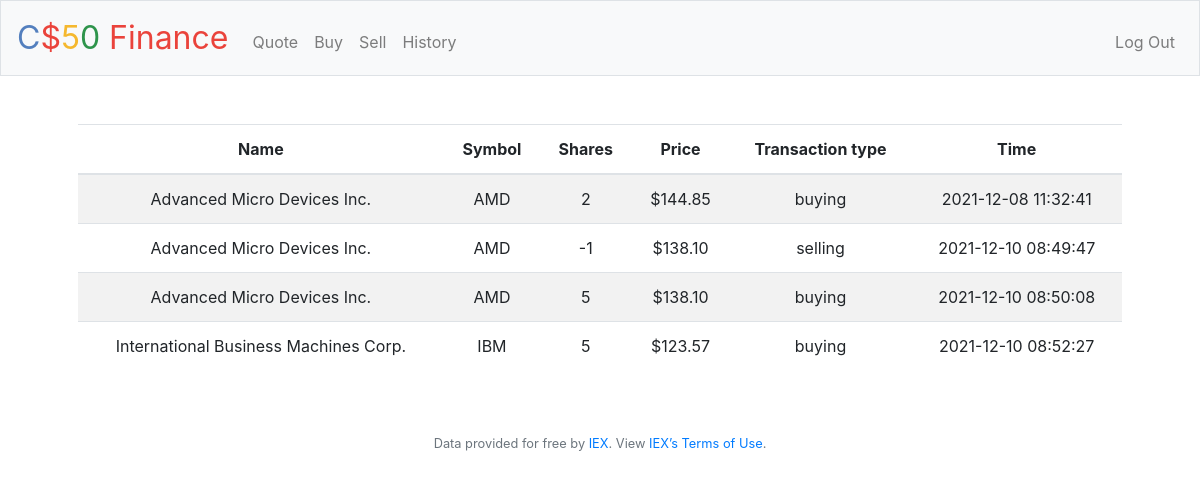
Screenshot of /history (signed in) with the database file from the repository.
### tables this page shows
CREATE TABLE purchases (id INTEGER PRIMARY KEY, user_id INTEGER, stock_name TEXT, stock_symbol TEXT, stock_amount INTEGER, stock_price REAL, time TEXT, FOREIGN KEY(user_id) REFERENCES users (id));

### application.py (the view)
@app.route("/history")
@login_required
def history():
    purchases = db.execute("SELECT * FROM purchases")
    return render_template("history.html", purchases=purchases)

### application.py (called while the page is built)
@app.after_request
def after_request(response):
    response.headers["Cache-Control"] = "no-cache, no-store, must-revalidate"
    response.headers["Expires"] = 0
    response.headers["Pragma"] = "no-cache"
    return response

### helpers.py (called while the page is built)
def login_required(f):
    @wraps(f)
    def decorated_function(*args, **kwargs):
        if session.get("user_id") is None:
            return redirect("/login")
        return f(*args, **kwargs)
    return decorated_function

def usd(value):
    return f"${value:,.2f}"

### templates/history.html (shortened to what this page needs)
{% extends "layout.html" %}
{% block main %}
    <table class="table table-striped">
        <thead>
            <tr>
                <th>Name</th><th>Symbol</th><th>Shares</th><th>Price</th><th>Transaction type</th><th>Time</th>
            </tr>
        </thead>
        <tbody>
            {% for i in purchases %}
                <tr>
                    <td>{{ i["stock_name"] }}</td><td>{{ i["stock_symbol"] }}</td><td>{{ i["stock_amount"] }}</td><td>{{ i["stock_price"] | usd }}</td>
                    <td>{{ "buying" if i["stock_amount"]>0 else "selling" }}</td><td>{{ i["time"] }}</td>
                </tr>
            {% endfor %}
        </tbody>
    </table>
{% endblock %}

### templates/layout.html (shortened to what this page needs)
<!DOCTYPE html>
<html lang="en">
    <head>
        <link rel="stylesheet" href="https://cdn.jsdelivr.net/npm/bootstrap@4.5.3/dist/css/bootstrap.min.css">
        <link href="/static/styles.css" rel="stylesheet">
    </head>
    <body>
        <nav class="navbar navbar-expand-md navbar-light bg-light border">
            <a class="navbar-brand" href="/"><span class="blue">C</span><span class="red">$</span><span class="yellow">5</span><span class="green">0</span> <span class="red">Finance</span></a>
            <div class="collapse navbar-collapse" id="navbar">
                {% if session.user_id %}
                    <ul class="navbar-nav mr-auto mt-2">
                        <li class="nav-item"><a class="nav-link" href="/quote">Quote</a></li>
                        <li class="nav-item"><a class="nav-link" href="/buy">Buy</a></li>
                        <li class="nav-item"><a class="nav-link" href="/sell">Sell</a></li>
                        <li class="nav-item"><a class="nav-link" href="/history">History</a></li>
                    </ul>
                    <ul class="navbar-nav ml-auto mt-2">
                        <li class="nav-item"><a class="nav-link" href="/logout">Log Out</a></li>
                    </ul>
                {% else %}
                    <ul class="navbar-nav ml-auto mt-2">
                        <li class="nav-item"><a class="nav-link" href="/register">Register</a></li>
                        <li class="nav-item"><a class="nav-link" href="/login">Log In</a></li>
                    </ul>
                {% endif %}
            </div>
        </nav>
        <main class="container p-5">
            {% block main %}{% endblock %}
        </main>
        <footer class="small text-center text-muted">
            Data provided for free by <a href="https://iextrading.com/developer">IEX</a>. View <a href="https://iextrading.com/api-exhibit-a/">IEX’s Terms of Use</a>.
        </footer>
    </body>
</html>

### static/styles.css (style rules this page uses)
nav .navbar-brand { font-size: xx-large; }
nav .navbar-brand .blue { color: #537fbe; }
nav .navbar-brand .red { color: #ea433b; }
nav .navbar-brand .yellow { color: #f5b82e; }
nav .navbar-brand .green { color: #2e944b; }
main { overflow-x: auto; text-align: center; }

### rows the page displays
purchases: stock_name "Advanced Micro Devices Inc.", stock_symbol "AMD", stock_amount "2", stock_price "$144.85", stock_amount "buying", time "2021-12-08 11:32:41"
purchases: stock_name "Advanced Micro Devices Inc.", stock_symbol "AMD", stock_amount "-1", stock_price "$138.10", stock_amount "selling", time "2021-12-10 08:49:47"
purchases: stock_name "Advanced Micro Devices Inc.", stock_symbol "AMD", stock_amount "5", stock_price "$138.10", stock_amount "buying", time "2021-12-10 08:50:08"
purchases: stock_name "International Business Machines Corp.", stock_symbol "IBM", stock_amount "5", stock_price "$123.57", stock_amount "buying", time "2021-12-10 08:52:27"
